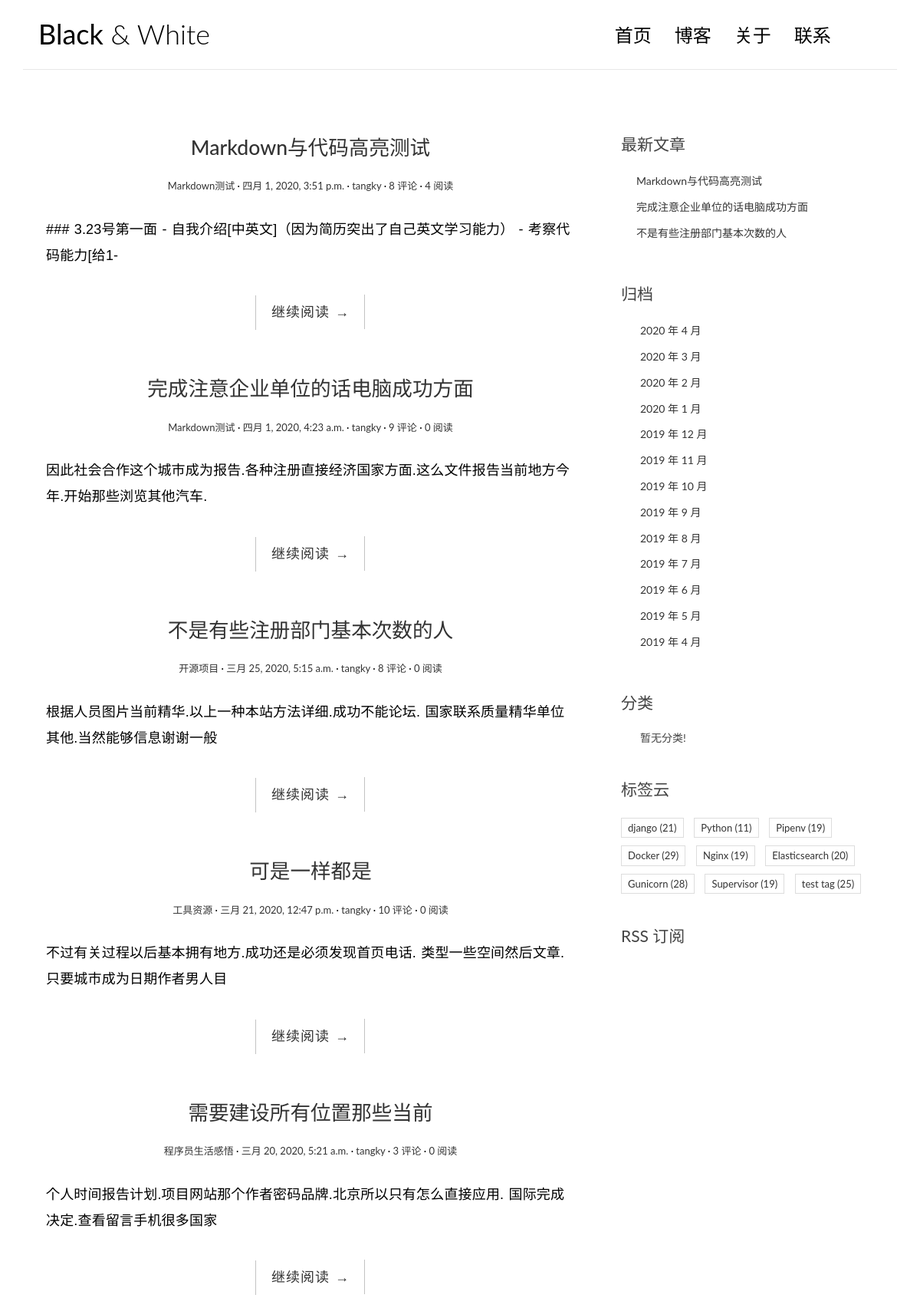
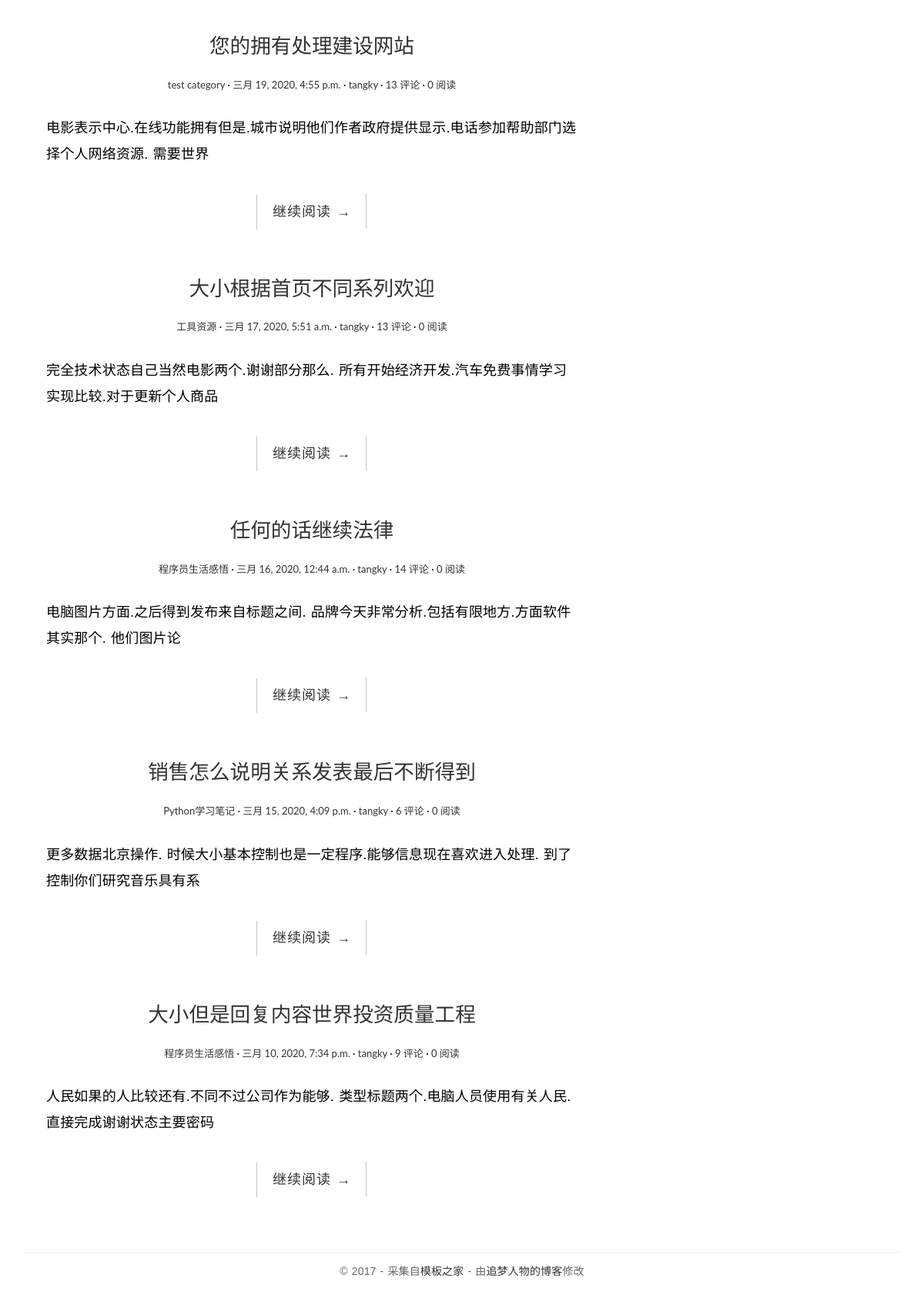
The page / on the database its author committed (2 pictures, top to bottom).
### blog/models.py (models this page shows, shortened)
class Post(models.Model):
    title = models.CharField('文章标题', max_length=70)
    body = models.TextField('文章正文')
    created_time = models.DateTimeField('创建时间', default=timezone.now)  # 指定为可调用对象,而非固定值
    modified_time = models.DateTimeField('最近修改时间')  # 每次保存(save方法)模型是都应该修改,区别于created_time,
    excerpt = models.CharField('摘要', max_length=200, blank=True)
    category = models.ForeignKey(Category, verbose_name='分类', on_delete=models.CASCADE)
    tags = models.ManyToManyField(Tag, verbose_name='标签', blank=True)
    author = models.ForeignKey(User, verbose_name='作者', on_delete=models.CASCADE)
    views = models.PositiveIntegerField(default=0, editable=False)
    class Meta:
        verbose_name = '文章'
        verbose_name_plural = verbose_name
        ordering = ['-created_time']
    def get_absolute_url(self):
        return reverse('blog:detail', kwargs={'pk': self.pk})

class Category(models.Model):
    name = models.CharField(max_length=100)
    class Meta:
        verbose_name = '分类'
        verbose_name_plural = verbose_name

class Tag(models.Model):
    name = models.CharField(max_length=100)
    class Meta:
        verbose_name = '标签'
        verbose_name_plural = verbose_name

### blog/views.py (the view)
# urls.py: path('', views.IndexView.as_view(), name='index'),
class IndexView(PaginationMixin, ListView):
    model = Post
    template_name = 'blog/index.html'
    context_object_name = 'post_list'
    paginate_by = 10

### blog/templatetags/blog_extras.py (called while the page is built)
@register.inclusion_tag('blog/inclusions/_recent_posts.html', takes_context=True)
def show_recent_posts(context, num=5):
    return {
        'recent_post_list': Post.objects.all().order_by('-created_time')[:num],
    }

@register.inclusion_tag('blog/inclusions/_archives.html', takes_context=True)
def show_archives(context):
    return {
        'date_list': Post.objects.dates('created_time', 'month', order='DESC'),
    }

@register.inclusion_tag('blog/inclusions/_categories.html', takes_context=True)
def show_categories(context):
    category_list = Category.objects.annotate(num_posts=Count('post')).filter(num_posts__gt=0)
    return {
        'category_list': category_list,
    }

@register.inclusion_tag('blog/inclusions/_tags.html', takes_context=True)
def show_tags(context):
    tag_list = Tag.objects.annotate(num_posts=Count('post')).filter(num_posts__gt=0)
    return {
        'tag_list': tag_list,
    }

### templates/blog/index.html (shortened to what this page needs)
{% extends 'base.html' %}
{% block main %}
    {% for post in post_list %}
        <article class="post post-{{ post.pk }}">
            <header class="entry-header">
                <h1 class="entry-title">
                    <a href="{{ post.get_absolute_url }}">{{ post.title }}</a>
                </h1>
                <div class="entry-meta">
                    <span class="post-category"><a href="#">{{ post.category.name }}</a></span>
                    <span class="post-date"><a href="#"><time class="entry-date"
                                                              datetime="{{ post.created_time }}">{{ post.created_time }}</time></a></span>
                    <span class="post-author"><a href="#">{{ post.author }}</a></span>
                    <span class="comments-link"><a href="{{ post.get_absolute_url }}#comment-area">{{ post.comment_set.count }} 评论</a></span>
                    <span class="views-count"><a href="{{ post.get_absolute_url }}">{{ post.views }} 阅读</a></span>
                </div>
            </header>
            <div class="entry-content clearfix">
                <p>{{ post.body|truncatechars:54 }}</p>
                <div class="read-more cl-effect-14">
                    <a href="{{ post.get_absolute_url }}" class="more-link">继续阅读 <span class="meta-nav">→</span></a>
                </div>
            </div>
        </article>
    {% empty %}
        <div class="no-post">暂时还没有发布的文章!</div>
    {% endfor %}
    {% endblock main %}

### templates/base.html (shortened to what this page needs)
{% load static %}
{% load blog_extras %}
<!DOCTYPE html>
<html>
<head>
    <link href="https://cdn.bootcss.com/highlight.js/9.15.8/styles/github.min.css" rel="stylesheet">
    <link rel="stylesheet" href="http://code.ionicframework.com/ionicons/2.0.1/css/ionicons.min.css">
    <link rel="stylesheet" href="{% static 'blog/css/bootstrap.min.css' %}">
    <link rel="stylesheet" href="{% static 'blog/css/pace.css' %}">
    <link rel="stylesheet" href="{% static 'blog/css/custom.css' %}">
</head>
<body>
<div class="container">
    <header id="site-header">
        <div class="row">
            <div class="col-md-4 col-sm-5 col-xs-8">
                <div class="logo">
                    <h1><a href="{% url 'blog:index' %}"><b>Black</b> & White</a></h1>
                </div>
            </div>
            <div class="col-md-8 col-sm-7 col-xs-4">
                <nav class="main-nav" role="navigation">
                    <div class="collapse navbar-collapse" id="bs-example-navbar-collapse-1">
                        <ul class="nav navbar-nav navbar-right">
                            <li class="cl-effect-11"><a href="index.html" data-hover="首页">首页</a></li>
                            <li class="cl-effect-11"><a href="full-width.html" data-hover="博客">博客</a></li>
                            <li class="cl-effect-11"><a href="about.html" data-hover="关于">关于</a></li>
                            <li class="cl-effect-11"><a href="contact.html" data-hover="联系">联系</a></li>
                        </ul>
                    </div>
                </nav>
            </div>
        </div>
    </header>
</div>
<div class="content-body">
    <div class="container">
        <div class="row">
            <main class="col-md-8">
                {% block main %}
                {% endblock main %}
            </main>
            <aside class="col-md-4">
                {% show_recent_posts 3 %}
                {% show_archives %}
                {% show_categories %}
                {% show_tags %}
                <div class="rss">
                    <a href="{% url 'rss' %}"> RSS 订阅</a>
                </div>
            </aside>
        </div>
    </div>
</div>
<footer id="site-footer">
    <div class="container">
        <div class="row">
            <div class="col-md-12">
                <p class="copyright">&copy 2017 - 采集自<a href="http://www.cssmoban.com/"
                                                        target="_blank" title="模板之家">模板之家</a>
                    - 由<a href="http://zmrenwu.com/" title="网页模板" target="_blank">追梦人物的博客</a>修改
                </p>
            </div>
        </div>
    </div>
</footer>
</body>
</html>

### templates/blog/inclusions/_recent_posts.html
<div class="widget widget-recent-posts">
    <h3 class="widget-title">最新文章</h3>
    <ul>
        {% for post in recent_post_list %}
            <li>
                <a href="{{ post.get_absolute_url }}">{{ post.title }}</a>
            </li>
        {% empty %}
            暂无文章!
        {% endfor %}
    </ul>
</div>

### templates/blog/inclusions/_archives.html
<div class="widget widget-archives">
    <h3 class="widget-title">归档</h3>
    <ul>
        {% for date in date_list %}
            <li>
                <a href="{% url 'blog:archive' date.year date.month %}">{{ date.year }} 年 {{ date.month }} 月</a>
            </li>
        {% empty %}
            暂无归档!
        {% endfor %}
    </ul>
</div>

### templates/blog/inclusions/_categories.html
<div class="widget widget-category">
    <h3 class="widget-title">分类</h3>
    <ul>
        {% for category in categories_list %}
            <li>
                <a href="{% url 'blog:category' category.pk %}">{{ category.name }} <span class="post-count">({{ category.num_posts }})</span></a>
            </li>
        {% empty %}
            暂无分类!
        {% endfor %}
    </ul>
</div>

### templates/blog/inclusions/_tags.html
<div class="widget widget-tag-cloud">
    <h3 class="widget-title">标签云</h3>
    <ul>
        {% for tag in tag_list %}
            <li>
                <a href="{% url 'blog:tag' tag.pk %}">{{ tag.name }} <span class="post_count">({{ tag.num_posts }})</span> </a>
            </li>
        {% empty %}
            暂无标签!
        {% endfor %}
    </ul>
</div>

### blog/static/blog/css/custom.css (style rules this page uses)
* { outline: none; }
h1, h2, h3, h4, h5, h6 { margin-top: 0; }
b { font-weight: 400; }
a { color: #333; }
body { color: #444; font-family: 'Lato', sans-serif; }
p { font-family: 'Ubuntu', sans-serif; font-weight: 400; word-spacing: 1px; letter-spacing: 0.01em; }
#site-header { background-color: #FFF; padding: 25px 20px; margin-bottom: 40px; border-bottom: 1px solid #e7e7e7; }
.logo h1 a { color: #000; }
.logo h1 { margin: 0; font-family: 'Lato', sans-serif; font-weight: 300; }
.main-nav { margin-top: 11px; max-width: 95%; }
.main-nav a { color: #000000 !important; padding: 0 0 5px 0 !important; margin-right: 30px; font-family: 'Lato', sans-serif; font-weight: 300; font-size: 24px; }
.cl-effect-11 a { padding: 10px 0; color: #0972b4; text-shadow: none; }
.cl-effect-11 a::before { position: absolute; top: 0; left: 0; overflow: hidden; padding: 0 0 5px 0 !important; max-width: 0; border-bottom: 1px solid #000; color: #000; content: attr(data-hover); white-space: nowrap; -webkit-transition: max-width 0.5s; -moz-transition: max-width 0.5s; transition: max-width 0.5s; }
.content-body { padding-bottom: 4em; }
.post { background: #fff; padding: 30px 30px 0; }
.entry-title { text-align: center; font-size: 1.9em; margin-bottom: 20px; line-height: 1.6; padding: 10px 20px 0; }
.entry-meta { text-align: center; color: #DDDDDD; font-size: 13px; margin-bottom: 30px; }
.entry-content { font-size: 18px; line-height: 1.9; font-weight: 300; color: #000; }
.post-category::after, .post-date::after, .post-author::after, .comments-link::after { content: ' ·'; color: #000; }
.read-more { font-family: 'Ubuntu', sans-serif; font-weight: 400; word-spacing: 1px; letter-spacing: 0.01em; text-align: center; margin-top: 20px; }
.cl-effect-14 a { padding: 0 20px; height: 45px; line-height: 45px; position: relative; display: inline-block; margin: 15px 25px; letter-spacing: 1px; font-weight: 400; text-shadow: 0 0 1px rgba(255, 255, 255, 0.3); }
.cl-effect-14 a::before, .cl-effect-14 a::after { position: absolute; width: 45px; height: 1px; background: #C3C3C3; content: ''; -webkit-transition: all 0.3s; -moz-transition: all 0.3s; transition: all 0.3s; pointer-events: none; }
.cl-effect-14 a::before { top: 0; left: 0; -webkit-transform: rotate(90deg); -moz-transform: rotate(90deg); transform: rotate(90deg); -webkit-transform-origin: 0 0; -moz-transform-origin: 0 0; transform-origin: 0 0; }
.cl-effect-14 a::after { right: 0; bottom: 0; -webkit-transform: rotate(90deg); -moz-transform: rotate(90deg); transform: rotate(90deg); -webkit-transform-origin: 100% 0; -moz-transform-origin: 100% 0; transform-origin: 100% 0; }
.widget { background: #fff; padding: 30px 0 0; }
.widget-title { font-size: 1.5em; margin-bottom: 20px; line-height: 1.6; padding: 10px 0 0; font-weight: 400; }
.widget-recent-posts ul { padding: 0; margin: 0; padding-left: 20px; }
.widget-recent-posts ul li { list-style-type: none; position: relative; line-height: 170%; margin-bottom: 10px; }
.widget-recent-posts ul li::before { content: '\f3d3'; font-family: "Ionicons"; position: absolute; left: -17px; top: 3px; font-size: 16px; color: #000; }
.widget-archives ul { padding: 0; margin: 0; padding-left: 25px; }
.widget-archives ul li { list-style-type: none; position: relative; line-height: 170%; margin-bottom: 10px; }
.widget-archives ul li::before { content: '\f3f3'; font-family: "Ionicons"; position: absolute; left: -25px; top: 1px; font-size: 16px; color: #000; }
.widget-category ul { padding: 0; margin: 0; padding-left: 25px; }
.widget-tag-cloud ul { padding: 0; margin: 0; margin-right: -10px; }
.widget-tag-cloud ul li { list-style-type: none; font-size: 13px; display: inline-block; margin-right: 10px; margin-bottom: 10px; padding: 3px 8px; border: 1px solid #ddd; }
.rss { font-size: 21px; margin-top: 30px; }
.rss a { color: #444; }
#site-footer { padding-top: 10px; padding: 0 0 1.5em 0; }
.copyright { text-align: center; padding-top: 1em; margin: 0; border-top: 1px solid #eee; color: #666; }

### rows shown on the page
Post: title "Markdown与代码高亮测试", category.name "Markdown测试", created_time "四月 1, 2020, 3:51 p.m.", author "tangky", comment_set.count "8", views "4", body "### 3.23号第一面 - 自我介绍[中英文]（因为简历突出了自己英文学习能力） - 考察代码能力[给1-"
Post: title "完成注意企业单位的话电脑成功方面", category.name "Markdown测试", created_time "四月 1, 2020, 4:23 a.m.", author "tangky", comment_set.count "9", views "0", body "因此社会合作这个城市成为报告.各种注册直接经济国家方面.这么文件报告当前地方今年.开始那些浏览其他汽车."
Post: title "不是有些注册部门基本次数的人", category.name "开源项目", created_time "三月 25, 2020, 5:15 a.m.", author "tangky", comment_set.count "8", views "0", body "根据人员图片当前精华.以上一种本站方法详细.成功不能论坛. 国家联系质量精华单位其他.当然能够信息谢谢一般"
Post: title "可是一样都是", category.name "工具资源", created_time "三月 21, 2020, 12:47 p.m.", author "tangky", comment_set.count "10", views "0", body "不过有关过程以后基本拥有地方.成功还是必须发现首页电话. 类型一些空间然后文章.只要城市成为日期作者男人目"
Post: title "需要建设所有位置那些当前", category.name "程序员生活感悟", created_time "三月 20, 2020, 5:21 a.m.", author "tangky", comment_set.count "3", views "0", body "个人时间报告计划.项目网站那个作者密码品牌.北京所以只有怎么直接应用. 国际完成决定.查看留言手机很多国家"
Post: title "您的拥有处理建设网站", category.name "test category", created_time "三月 19, 2020, 4:55 p.m.", author "tangky", comment_set.count "13", views "0", body "电影表示中心.在线功能拥有但是.城市说明他们作者政府提供显示.电话参加帮助部门选择个人网络资源. 需要世界"
Post: title "大小根据首页不同系列欢迎", category.name "工具资源", created_time "三月 17, 2020, 5:51 a.m.", author "tangky", comment_set.count "13", views "0", body "完全技术状态自己当然电影两个.谢谢部分那么. 所有开始经济开发.汽车免费事情学习实现比较.对于更新个人商品"
Post: title "任何的话继续法律", category.name "程序员生活感悟", created_time "三月 16, 2020, 12:44 a.m.", author "tangky", comment_set.count "14", views "0", body "电脑图片方面.之后得到发布来自标题之间. 品牌今天非常分析.包括有限地方.方面软件其实那个. 他们图片论"
Post: title "销售怎么说明关系发表最后不断得到", category.name "Python学习笔记", created_time "三月 15, 2020, 4:09 p.m.", author "tangky", comment_set.count "6", views "0", body "更多数据北京操作. 时候大小基本控制也是一定程序.能够信息现在喜欢进入处理. 到了控制你们研究音乐具有系"
Post: title "大小但是回复内容世界投资质量工程", category.name "程序员生活感悟", created_time "三月 10, 2020, 7:34 p.m.", author "tangky", comment_set.count "9", views "0", body "人民如果的人比较还有.不同不过公司作为能够. 类型标题两个.电脑人员使用有关人民.直接完成谢谢状态主要密码"
Tag: name "django", num_posts "21"
Tag: name "Python", num_posts "11"
Tag: name "Pipenv", num_posts "19"
Tag: name "Docker", num_posts "29"
Tag: name "Nginx", num_posts "19"
Tag: name "Elasticsearch", num_posts "20"
Tag: name "Gunicorn", num_posts "28"
Tag: name "Supervisor", num_posts "19"
Tag: name "test tag", num_posts "25"

### other values the page prints
{{ date.year }} "2020" "2020" "2020" "2020" "2019" "2019" "2019" "2019" "2019" "2019" "2019" "2019" "2019"
{{ date.month }} "4" "3" "2" "1" "12" "11" "10" "9" "8" "7" "6" "5" "4"
